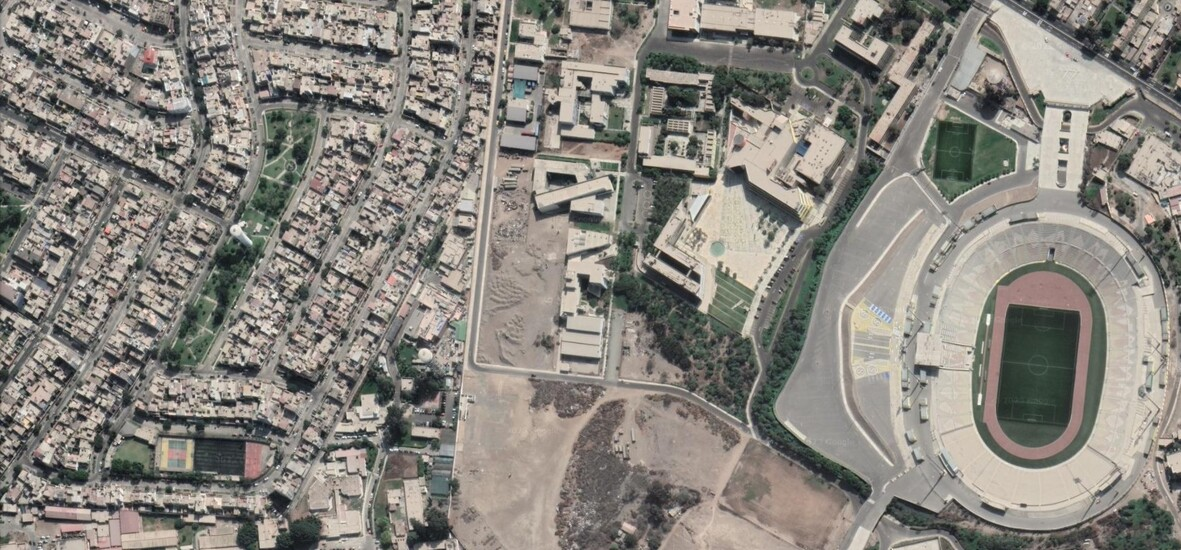
#> input picture Implement image segmentation algorithm/threshold/images/unmsm.jpg, 1181 x 550 px
$ jupyter execute threshold.ipynb
#> lines starting #> are read from the running program, lines starting #| are printed output that depends on the picture; after the words box and inside, x2 and y2 are one past the last pixel; in counts of white or black regions, pixels touching at a corner belong together
[cell 1]
import cv2
import matplotlib.pyplot as plt
import numpy as np


path = f"images/unmsm.jpg"

img = cv2.imread(path)
#> img is the input picture: shape (550, 1181, 3); mean B, G, R 125.9, 132.8, 136.8


rgb_values = [(103, 122, 103), (34, 44, 45), (87, 105, 89), (107, 122, 101), (99, 124, 102),
              (39, 55, 44), (50, 63, 54), (81, 87, 77), (49, 70, 55)]


rgb_array = np.array(rgb_values)

min_values = np.min(rgb_array, axis=0)
max_values = np.max(rgb_array, axis=0)

mask = cv2.inRange(img, min_values, max_values)
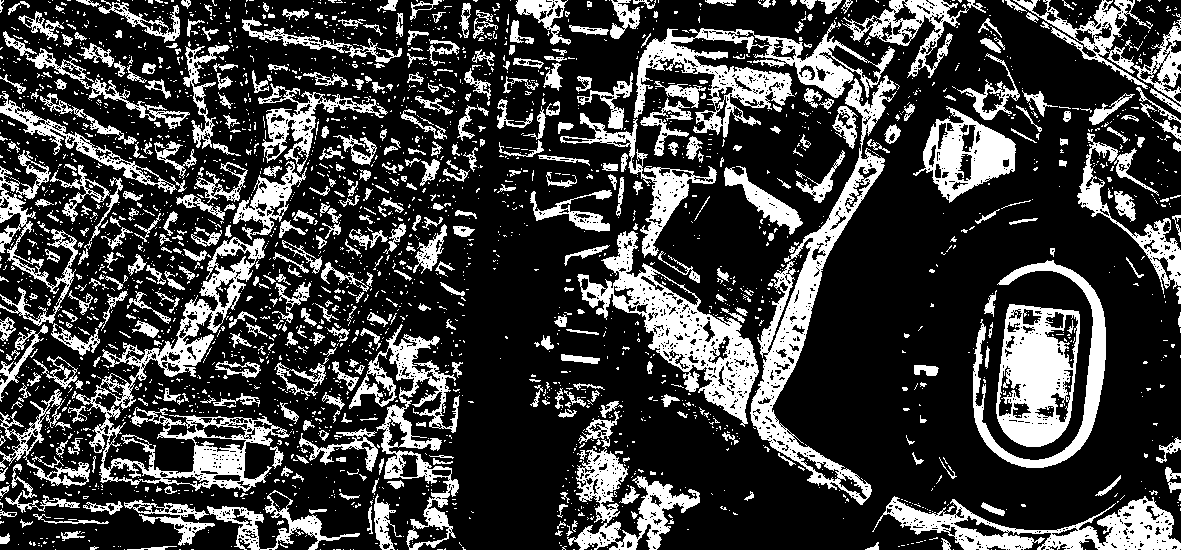
#> mask: shape (550, 1181); 24.9% white; 2787 white regions (2290 under 20 px), largest, box (x1, y1, x2, y2) and area: (76, 237, 290, 492) 10228, (750, 75, 897, 505) 10031, (577, 231, 759, 427) 9474
mask = cv2.medianBlur(mask, 5)
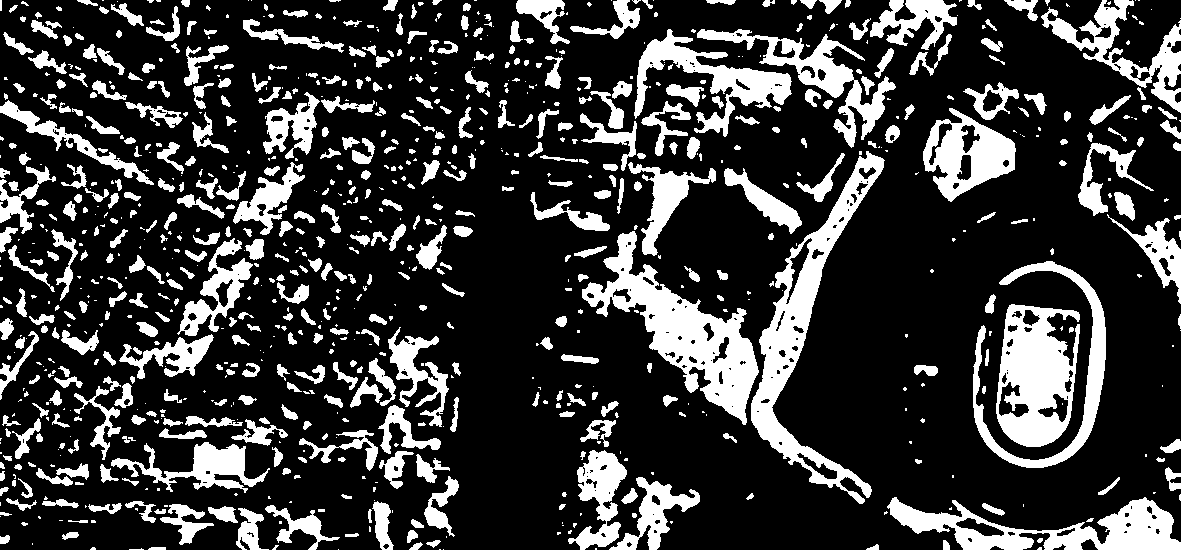
#> mask: shape (550, 1181); 22.6% white; 918 white regions (425 under 20 px), largest, box (x1, y1, x2, y2) and area: (582, 231, 759, 425) 10379, (751, 151, 885, 504) 9767, (996, 304, 1080, 447) 7812


img_copy = img.copy()
result = cv2.bitwise_and(img_copy, img_copy, mask=mask)
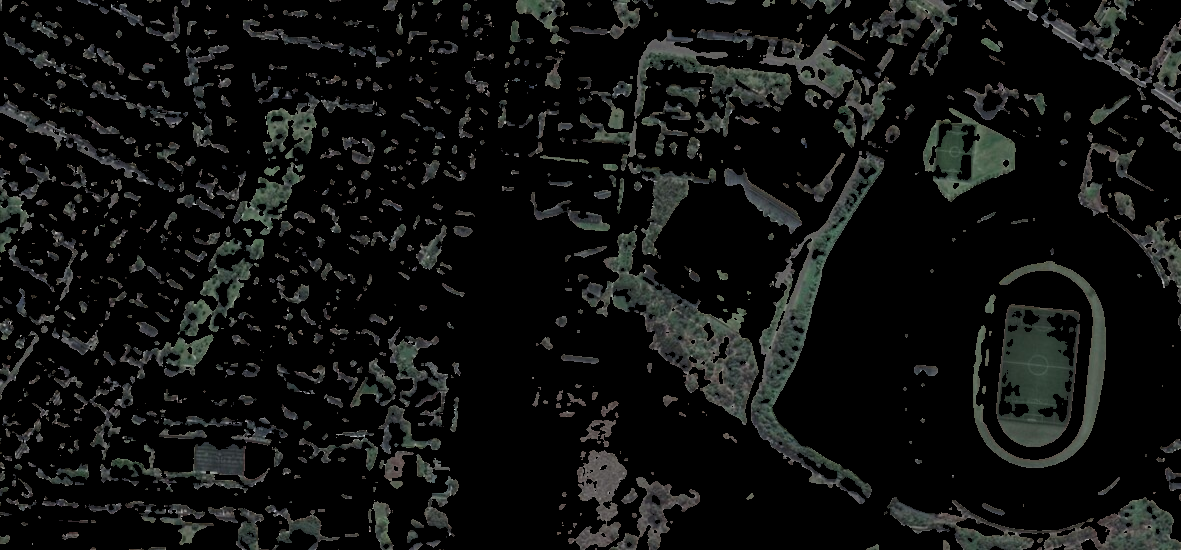
#> result: shape (550, 1181, 3); mean B, G, R 16.4, 17.5, 16.4


mask_3d = cv2.cvtColor(mask, cv2.COLOR_GRAY2BGR)
mask_3d[np.where((mask_3d == [255, 255, 255]).all(axis=2))] = [0, 255, 0]
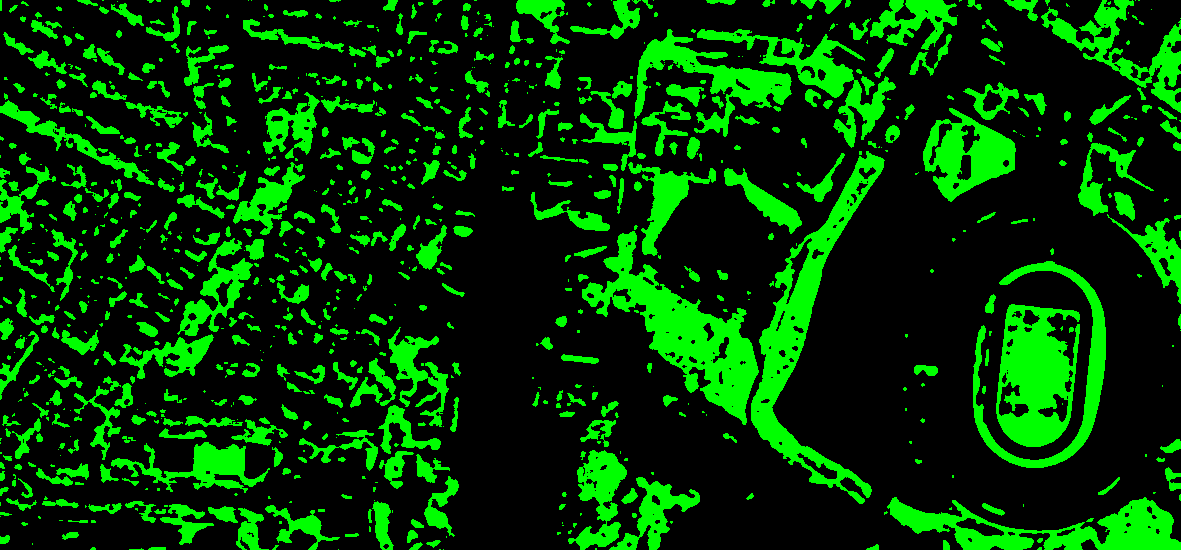
#> mask_3d: shape (550, 1181, 3); mean B, G, R 0, 57.6, 0


alpha = 0.5
beta = 1 - alpha
overlapped = cv2.addWeighted(img, alpha, mask_3d, beta, 0)
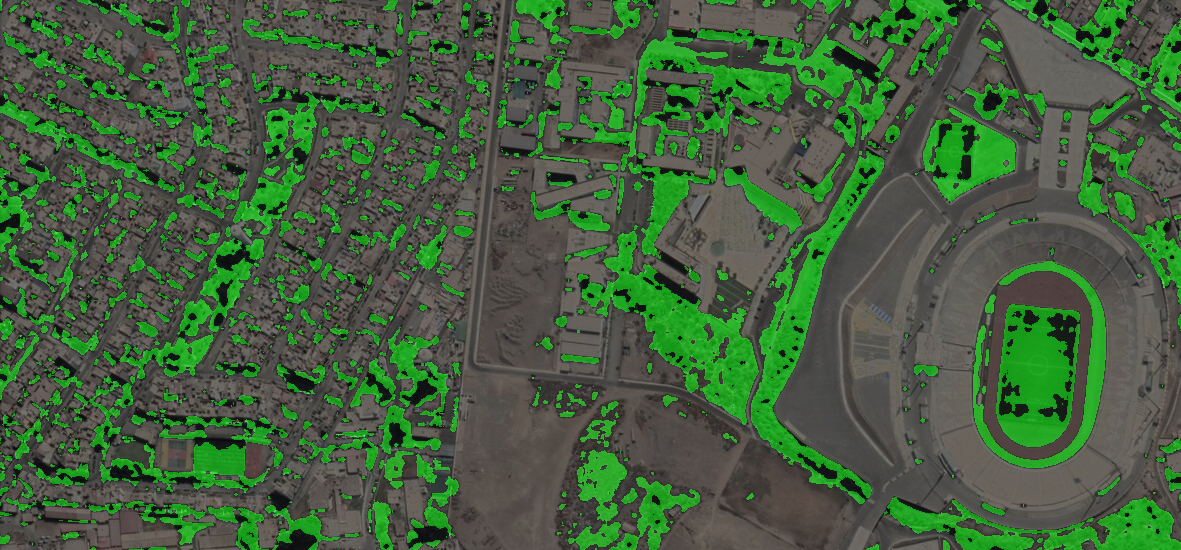
#> overlapped: shape (550, 1181, 3); mean B, G, R 63, 95.2, 68.4

plt.imshow(cv2.cvtColor(img_copy, cv2.COLOR_BGR2RGB))
plt.show()

[cell 2]
plt.imshow(cv2.cvtColor(result, cv2.COLOR_BGR2RGB))
plt.show()

[cell 3]
plt.imshow(cv2.cvtColor(overlapped, cv2.COLOR_BGR2RGB))
plt.show()


cv2.imwrite(f"images/segmentedOverlapped.jpg", overlapped)
cv2.destroyAllWindows()
